Frame 1 (no input): blank canvas, image omitted
Frame 60 (no input): blank canvas, image omitted
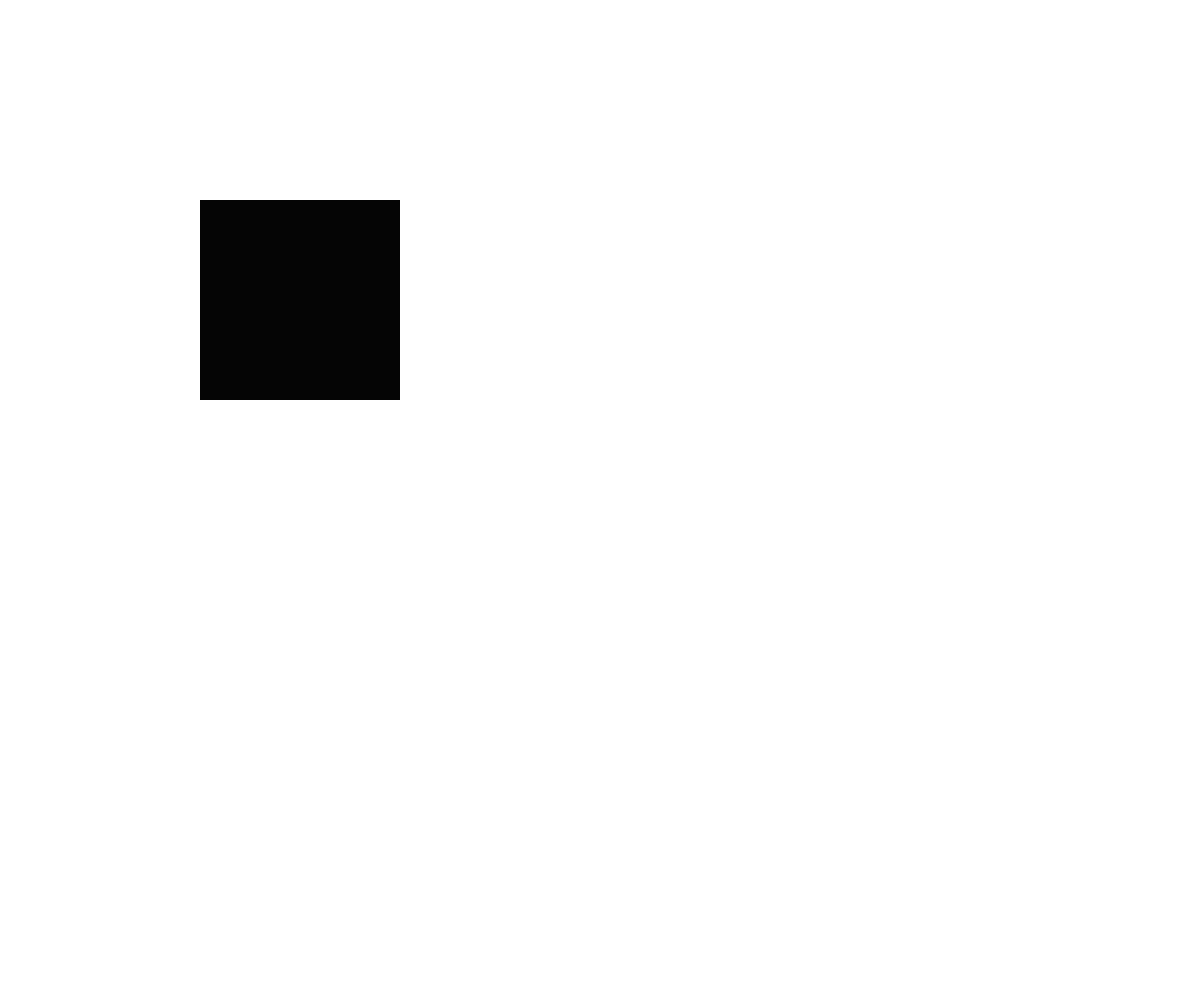
Frame 120 (the mouse pressed at the canvas centre since frame 60)

The p5.js sketch whose frames 1 and 60 were blank and that drew this single picture after the mouse press (run headless with seeded random() and noise() and a simulated clock; from frame 60 on, the mouse is pressed at the canvas centre):

// p5.js sketch
// ── sketch.js
var counter = 0;
var timer;

function setup() {
	createCanvas(windowWidth, windowHeight);
	noStroke();
}

function draw() {}

function mousePressed() {
	counter = 0;
	timer = setInterval(fader, 20);
}

function fader() {
	fill(counter);

	rect(200, 200, 200, 200);

	counter = counter + 1;
	
	if (counter >= 255) {
		clearInterval(timer);
		background(255);
	}
}
// ── sketch2.js
var counter = 0;
var timer;

function setup() {
	createCanvas(windowWidth, windowHeight);
	noStroke();
}

function draw() {}

function mousePressed() {
	counter = 0;
	new Fader();
}


class Fader {
	constructor() {
		
		self = this;

		this.counter = 0;
		this.x = random(width);
		this.y = random(height);
		this.timer = setInterval(this.display, 20);
	}

	display() {
		fill(self.counter);
		rect(self.x, self.y, 200, 200);

		self.counter = self.counter + 1;
		
		if (self.counter >= 255) {
			clearInterval(self.timer);
			// this = null;
		}
	}
}
